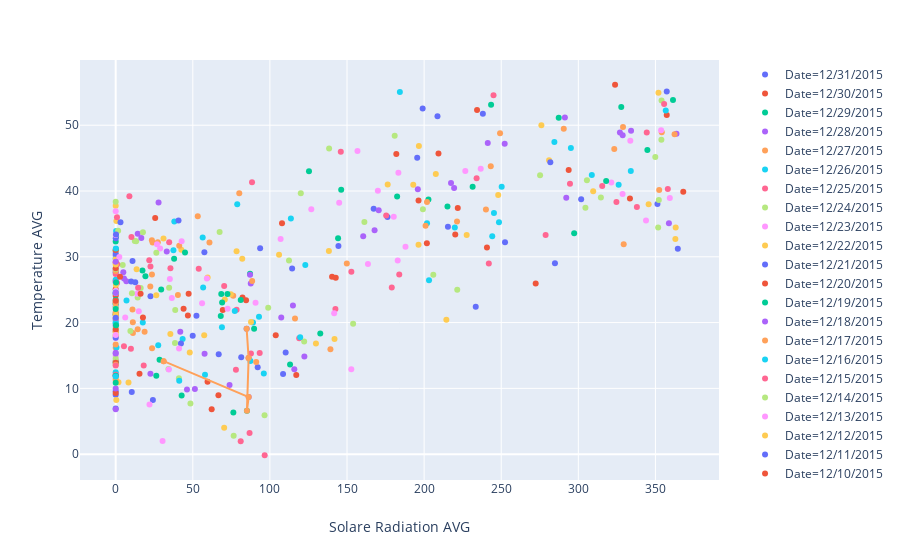

Here is the notebook cell this chart was saved with:
### Code cell
import plotly.express as px
fig=px.scatter(weather,x="Solare Radiation AVG",y="Temperature AVG",color="Date")
fig.add_trace(go.Scatter(x=weather["Solare Radiation AVG"].head(),
                        y=weather["Temperature AVG"].head(),
                        line=go.scatter.Line(),
                        showlegend=False))
fig.show()
